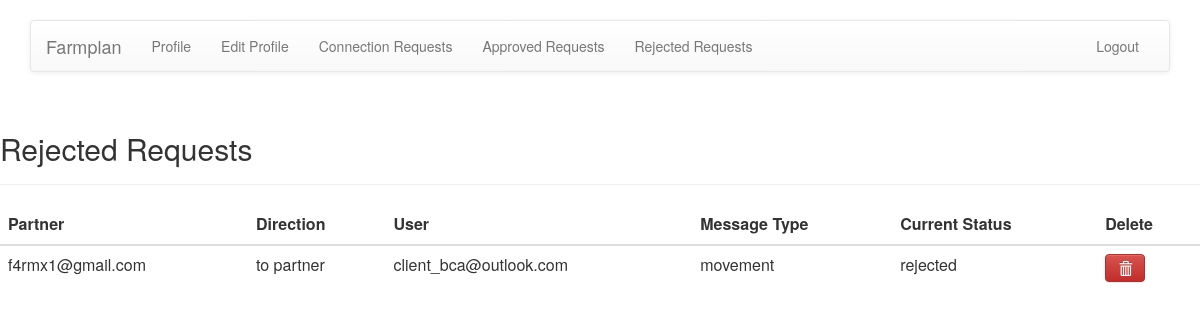
Page /connections/rejected_table/ (signed in) on the committed database.
### connections/models.py (models this page shows, shortened)
class ConnectionTable(models.Model):
    MESSAGE_CHOICES = (
        ('movement', 'movement'),
        ('execution', 'execution'),
        ('financial', 'financial'),
    )
    DIRECTION_CHOICES = (
        ('to partner', 'to partner'),
        ('from partner', 'from partner'),
    )
    STATUS_CHOICES = (
        ('awaiting approval', 'awaiting approval'),
        ('approved', 'approved'),
        ('rejected', 'rejected'),
    )
    user = models.ForeignKey(FarmUser, on_delete=models.CASCADE, limit_choices_to={'is_client': False, 'is_admin': False}, related_name="partner")
    message_type = models.CharField(max_length=50, choices=MESSAGE_CHOICES,default='')
    direction = models.CharField(max_length=50, choices=DIRECTION_CHOICES, default='')
    client = models.ForeignKey(FarmUser, on_delete=models.CASCADE, limit_choices_to={'is_client': True}, related_name="client")
    status = models.CharField(max_length=50, choices=STATUS_CHOICES, default='awaiting approval')
    slug = models.SlugField(max_length=150, unique=True)
    class Meta:
        unique_together = (('user','message_type','direction','client'))    #prevent duplicates
        ordering  = ('client', 'direction')                                 #order by client then direction

### accounts/models.py (models this page shows, shortened)
class FarmUser(AbstractBaseUser):
    email = models.EmailField(max_length=100, default='', unique=True)
    gatekeeper_id = models.CharField(max_length=10, unique=True)
    business_name = models.CharField(max_length=100, default='', unique=True)
    is_active = models.BooleanField(default=True)
    is_admin = models.BooleanField(default=False)
    is_client = models.BooleanField(default=False)
    objects = UserManager()
    USERNAME_FIELD = 'email'        #username field and password required by default
    REQUIRED_FIELDS = ['gatekeeper_id','business_name'] #used when executing command like python manage.py createsuperuser
    def __str__(self):
        return self.email

### connections/views.py (the view)
@login_required
def rejected_table(request):
    if request.user.is_client:
        data = ConnectionTable.objects.filter(client=request.user, status="rejected")
        args = {'data': data}
        return render(request, 'connections/client/rejected_table.html', args)
    elif request.user.is_admin:
        return HttpResponse('<h1>Page not found</h1>')
    else:
        data = ConnectionTable.objects.filter(user=request.user, status="rejected")
        args = {'data': data}
        return render(request, 'connections/partner/rejected_table.html', args)

### connections/templates/connections/client/rejected_table.html (shortened to what this page needs)
{% extends 'base.html' %}
{% block body %}
<div class="page-header">
    <h2>Rejected Requests</h2>
</div>
<div class="table-responsive">
    <table class="table table-hover">
        <thead>
              <tr>
                <th>Partner</th>
                <th>Direction</th>
                <th>User</th>
                <th>Message Type</th>
                <th>Current Status</th>
                <th>Delete</th>
              </tr>
        </thead>
        <tbody>
        {% for value in data %}
            <tr>
                <td>{{ value.user }}</td>
                <td>{{ value.direction }}</td>
                <td>{{ value.client }}</td>
                <td>{{ value.message_type }}</td>
                <td>{{ value.status }}</td>
                <td>
                    <a href="{% url 'connections:delete_connection' slug=value.slug %}">
                        <button type="button" class="btn btn-danger">
                            <span class="glyphicon glyphicon-trash" aria-hidden="true"></span>
                        </button>
                    </a>
                </td>
            </tr>
        {% endfor %}
        </tbody>
    </table>
</div>
{% endblock %}

### rows in the picture
ConnectionTable: user "f4rmx1@gmail.com", direction "to partner", client "client_bca@outlook.com", message_type "movement", status "rejected"
